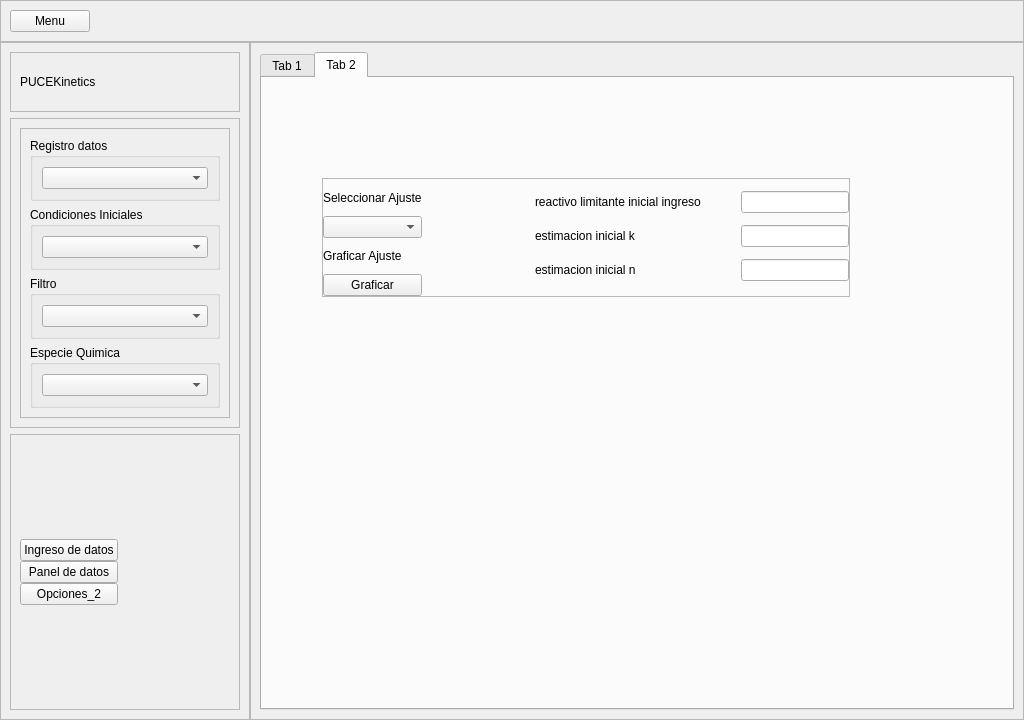
<?xml version="1.0" encoding="UTF-8"?>
<ui version="4.0">
 <class>MainWindow</class>
 <widget class="QMainWindow" name="MainWindow">
  <property name="geometry">
   <rect>
    <x>0</x>
    <y>0</y>
    <width>1024</width>
    <height>720</height>
   </rect>
  </property>
  <property name="windowTitle">
   <string>MainWindow</string>
  </property>
  <widget class="QWidget" name="centralwidget">
   <layout class="QVBoxLayout" name="verticalLayout">
    <property name="spacing">
     <number>0</number>
    </property>
    <property name="leftMargin">
     <number>0</number>
    </property>
    <property name="topMargin">
     <number>0</number>
    </property>
    <property name="rightMargin">
     <number>0</number>
    </property>
    <property name="bottomMargin">
     <number>0</number>
    </property>
    <item>
     <widget class="QFrame" name="panel_comando_superior">
      <property name="maximumSize">
       <size>
        <width>16777215</width>
        <height>60</height>
       </size>
      </property>
      <property name="styleSheet">
       <string notr="true">/*background-color: rgb(221, 221, 221);</string>
      </property>
      <property name="frameShape">
       <enum>QFrame::StyledPanel</enum>
      </property>
      <property name="frameShadow">
       <enum>QFrame::Raised</enum>
      </property>
      <layout class="QHBoxLayout" name="horizontalLayout_5">
       <item>
        <layout class="QHBoxLayout" name="horizontalLayout_4">
         <item>
          <widget class="QPushButton" name="menu_btn">
           <property name="text">
            <string>Menu</string>
           </property>
          </widget>
         </item>
         <item>
          <spacer name="horizontalSpacer_2">
           <property name="orientation">
            <enum>Qt::Horizontal</enum>
           </property>
           <property name="sizeHint" stdset="0">
            <size>
             <width>40</width>
             <height>20</height>
            </size>
           </property>
          </spacer>
         </item>
        </layout>
       </item>
      </layout>
     </widget>
    </item>
    <item>
     <widget class="QWidget" name="panel_contenido_principal" native="true">
      <layout class="QHBoxLayout" name="horizontalLayout">
       <property name="spacing">
        <number>0</number>
       </property>
       <property name="leftMargin">
        <number>0</number>
       </property>
       <property name="topMargin">
        <number>0</number>
       </property>
       <property name="rightMargin">
        <number>0</number>
       </property>
       <property name="bottomMargin">
        <number>0</number>
       </property>
       <item>
        <widget class="QFrame" name="menu_derecho">
         <property name="maximumSize">
          <size>
           <width>250</width>
           <height>16777215</height>
          </size>
         </property>
         <property name="styleSheet">
          <string notr="true">/*background-color: rgb(230, 230, 230);</string>
         </property>
         <property name="frameShape">
          <enum>QFrame::StyledPanel</enum>
         </property>
         <property name="frameShadow">
          <enum>QFrame::Raised</enum>
         </property>
         <layout class="QVBoxLayout" name="verticalLayout_7">
          <item>
           <widget class="QFrame" name="frame_4">
            <property name="maximumSize">
             <size>
              <width>16777215</width>
              <height>60</height>
             </size>
            </property>
            <property name="frameShape">
             <enum>QFrame::StyledPanel</enum>
            </property>
            <property name="frameShadow">
             <enum>QFrame::Raised</enum>
            </property>
            <layout class="QHBoxLayout" name="horizontalLayout_2">
             <item>
              <widget class="QLabel" name="label">
               <property name="maximumSize">
                <size>
                 <width>16777215</width>
                 <height>60</height>
                </size>
               </property>
               <property name="text">
                <string>PUCEKinetics</string>
               </property>
               <property name="textFormat">
                <enum>Qt::AutoText</enum>
               </property>
               <property name="scaledContents">
                <bool>false</bool>
               </property>
               <property name="wordWrap">
                <bool>false</bool>
               </property>
              </widget>
             </item>
            </layout>
           </widget>
          </item>
          <item>
           <widget class="QFrame" name="frame_3">
            <property name="frameShape">
             <enum>QFrame::StyledPanel</enum>
            </property>
            <property name="frameShadow">
             <enum>QFrame::Raised</enum>
            </property>
            <layout class="QVBoxLayout" name="verticalLayout_3">
             <item>
              <widget class="QFrame" name="frame_6">
               <property name="frameShape">
                <enum>QFrame::StyledPanel</enum>
               </property>
               <property name="frameShadow">
                <enum>QFrame::Raised</enum>
               </property>
               <layout class="QVBoxLayout" name="verticalLayout_9">
                <item>
                 <widget class="QGroupBox" name="groupBox">
                  <property name="title">
                   <string>Registro datos</string>
                  </property>
                  <layout class="QVBoxLayout" name="verticalLayout_8">
                   <item>
                    <widget class="QComboBox" name="registro_datos_box"/>
                   </item>
                  </layout>
                 </widget>
                </item>
                <item>
                 <widget class="QGroupBox" name="groupBox_2">
                  <property name="title">
                   <string>Condiciones Iniciales</string>
                  </property>
                  <layout class="QVBoxLayout" name="verticalLayout_12">
                   <item>
                    <widget class="QComboBox" name="condiciones_iniciales_box"/>
                   </item>
                  </layout>
                 </widget>
                </item>
                <item>
                 <widget class="QGroupBox" name="groupBox_3">
                  <property name="title">
                   <string>Filtro</string>
                  </property>
                  <layout class="QVBoxLayout" name="verticalLayout_13">
                   <item>
                    <widget class="QComboBox" name="filtro_datos_box"/>
                   </item>
                  </layout>
                 </widget>
                </item>
                <item>
                 <widget class="QGroupBox" name="groupBox_4">
                  <property name="title">
                   <string>Especie Quimica</string>
                  </property>
                  <layout class="QVBoxLayout" name="verticalLayout_16">
                   <item>
                    <widget class="QComboBox" name="filtro_datos_box_2"/>
                   </item>
                  </layout>
                 </widget>
                </item>
               </layout>
              </widget>
             </item>
            </layout>
           </widget>
          </item>
          <item>
           <widget class="QFrame" name="frame_7">
            <property name="frameShape">
             <enum>QFrame::StyledPanel</enum>
            </property>
            <property name="frameShadow">
             <enum>QFrame::Raised</enum>
            </property>
            <layout class="QVBoxLayout" name="verticalLayout_5">
             <item>
              <layout class="QHBoxLayout" name="horizontalLayout_3">
               <item>
                <layout class="QVBoxLayout" name="verticalLayout_4">
                 <property name="spacing">
                  <number>0</number>
                 </property>
                 <item>
                  <widget class="QPushButton" name="ingreso_datos_btn">
                   <property name="text">
                    <string>Ingreso de datos</string>
                   </property>
                  </widget>
                 </item>
                 <item>
                  <widget class="QPushButton" name="panel_datos_btn">
                   <property name="text">
                    <string>Panel de datos</string>
                   </property>
                  </widget>
                 </item>
                 <item>
                  <widget class="QPushButton" name="opcion_btn_3">
                   <property name="text">
                    <string>Opciones_2</string>
                   </property>
                  </widget>
                 </item>
                </layout>
               </item>
               <item>
                <spacer name="horizontalSpacer">
                 <property name="orientation">
                  <enum>Qt::Horizontal</enum>
                 </property>
                 <property name="sizeHint" stdset="0">
                  <size>
                   <width>40</width>
                   <height>20</height>
                  </size>
                 </property>
                </spacer>
               </item>
              </layout>
             </item>
            </layout>
           </widget>
          </item>
         </layout>
        </widget>
       </item>
       <item>
        <widget class="QFrame" name="panel_izquierdo">
         <property name="frameShape">
          <enum>QFrame::StyledPanel</enum>
         </property>
         <property name="frameShadow">
          <enum>QFrame::Raised</enum>
         </property>
         <layout class="QVBoxLayout" name="verticalLayout_6">
          <item>
           <widget class="QTabWidget" name="tabWidget">
            <property name="currentIndex">
             <number>1</number>
            </property>
            <widget class="QWidget" name="tab">
             <attribute name="title">
              <string>Tab 1</string>
             </attribute>
             <layout class="QHBoxLayout" name="horizontalLayout_7">
              <item>
               <widget class="QFrame" name="vista_previa_data">
                <property name="frameShape">
                 <enum>QFrame::StyledPanel</enum>
                </property>
                <property name="frameShadow">
                 <enum>QFrame::Raised</enum>
                </property>
                <layout class="QVBoxLayout" name="verticalLayout_10">
                 <property name="spacing">
                  <number>0</number>
                 </property>
                 <property name="leftMargin">
                  <number>0</number>
                 </property>
                 <property name="topMargin">
                  <number>0</number>
                 </property>
                 <property name="rightMargin">
                  <number>0</number>
                 </property>
                 <property name="bottomMargin">
                  <number>0</number>
                 </property>
                 <item>
                  <widget class="QFrame" name="grafico_frame">
                   <property name="minimumSize">
                    <size>
                     <width>200</width>
                     <height>200</height>
                    </size>
                   </property>
                   <property name="frameShape">
                    <enum>QFrame::StyledPanel</enum>
                   </property>
                   <property name="frameShadow">
                    <enum>QFrame::Raised</enum>
                   </property>
                   <layout class="QVBoxLayout" name="verticalLayout_2">
                    <property name="spacing">
                     <number>0</number>
                    </property>
                    <property name="leftMargin">
                     <number>0</number>
                    </property>
                    <property name="topMargin">
                     <number>0</number>
                    </property>
                    <property name="rightMargin">
                     <number>0</number>
                    </property>
                    <property name="bottomMargin">
                     <number>0</number>
                    </property>
                    <item>
                     <widget class="QLabel" name="label_3">
                      <property name="maximumSize">
                       <size>
                        <width>16777215</width>
                        <height>40</height>
                       </size>
                      </property>
                      <property name="text">
                       <string>Grafica de datos</string>
                      </property>
                     </widget>
                    </item>
                    <item>
                     <layout class="QVBoxLayout" name="vista_grafica">
                      <property name="spacing">
                       <number>0</number>
                      </property>
                     </layout>
                    </item>
                   </layout>
                  </widget>
                 </item>
                 <item>
                  <widget class="QTabWidget" name="tabWidget_2">
                   <property name="currentIndex">
                    <number>0</number>
                   </property>
                   <widget class="QWidget" name="datos_cineticos_tab">
                    <attribute name="title">
                     <string>Conjunto datos cinéticos</string>
                    </attribute>
                    <layout class="QHBoxLayout" name="horizontalLayout_6">
                     <item>
                      <widget class="QTableWidget" name="datos_cineticos_tabla">
                       <property name="focusPolicy">
                        <enum>Qt::NoFocus</enum>
                       </property>
                       <property name="showGrid">
                        <bool>false</bool>
                       </property>
                       <attribute name="horizontalHeaderMinimumSectionSize">
                        <number>50</number>
                       </attribute>
                       <attribute name="horizontalHeaderDefaultSectionSize">
                        <number>70</number>
                       </attribute>
                       <attribute name="horizontalHeaderStretchLastSection">
                        <bool>true</bool>
                       </attribute>
                       <attribute name="verticalHeaderVisible">
                        <bool>false</bool>
                       </attribute>
                       <column>
                        <property name="text">
                         <string>id</string>
                        </property>
                       </column>
                       <column>
                        <property name="text">
                         <string>tiempo</string>
                        </property>
                       </column>
                       <column>
                        <property name="text">
                         <string>concentracion</string>
                        </property>
                       </column>
                       <column>
                        <property name="text">
                         <string>otra_propiedad</string>
                        </property>
                       </column>
                       <column>
                        <property name="text">
                         <string>conversion_reactivo_limitante</string>
                        </property>
                       </column>
                       <column>
                        <property name="text">
                         <string>tipo_especie</string>
                        </property>
                       </column>
                       <column>
                        <property name="text">
                         <string>id_condiciones_iniciales</string>
                        </property>
                       </column>
                       <column>
                        <property name="text">
                         <string>nombre_data</string>
                        </property>
                       </column>
                       <column>
                        <property name="text">
                         <string>nombre_reaccion</string>
                        </property>
                       </column>
                       <column>
                        <property name="text">
                         <string>especie_quimica</string>
                        </property>
                       </column>
                      </widget>
                     </item>
                    </layout>
                   </widget>
                   <widget class="QWidget" name="reaccion_quimica_tab">
                    <attribute name="title">
                     <string>Reacción Química </string>
                    </attribute>
                    <layout class="QHBoxLayout" name="horizontalLayout_9">
                     <item>
                      <widget class="QTableWidget" name="reaccion_quimica_tabla">
                       <property name="focusPolicy">
                        <enum>Qt::NoFocus</enum>
                       </property>
                       <property name="showGrid">
                        <bool>false</bool>
                       </property>
                       <attribute name="horizontalHeaderMinimumSectionSize">
                        <number>50</number>
                       </attribute>
                       <attribute name="horizontalHeaderDefaultSectionSize">
                        <number>70</number>
                       </attribute>
                       <attribute name="horizontalHeaderStretchLastSection">
                        <bool>true</bool>
                       </attribute>
                       <attribute name="verticalHeaderVisible">
                        <bool>false</bool>
                       </attribute>
                       <column>
                        <property name="text">
                         <string>id</string>
                        </property>
                       </column>
                       <column>
                        <property name="text">
                         <string>especie_quimica</string>
                        </property>
                       </column>
                       <column>
                        <property name="text">
                         <string>formula</string>
                        </property>
                       </column>
                       <column>
                        <property name="text">
                         <string>coeficiente_estequiometrico</string>
                        </property>
                       </column>
                       <column>
                        <property name="text">
                         <string>detalle</string>
                        </property>
                       </column>
                       <column>
                        <property name="text">
                         <string>tipo_especie</string>
                        </property>
                       </column>
                       <column>
                        <property name="text">
                         <string>nombre_reaccion</string>
                        </property>
                       </column>
                      </widget>
                     </item>
                    </layout>
                   </widget>
                   <widget class="QWidget" name="condicione_iniciales">
                    <attribute name="title">
                     <string>Condiciones Iniciales</string>
                    </attribute>
                    <layout class="QVBoxLayout" name="verticalLayout_11">
                     <item>
                      <widget class="QTableWidget" name="condiciones_iniciales_tabla">
                       <property name="focusPolicy">
                        <enum>Qt::NoFocus</enum>
                       </property>
                       <property name="showGrid">
                        <bool>false</bool>
                       </property>
                       <attribute name="horizontalHeaderMinimumSectionSize">
                        <number>50</number>
                       </attribute>
                       <attribute name="horizontalHeaderDefaultSectionSize">
                        <number>70</number>
                       </attribute>
                       <attribute name="horizontalHeaderStretchLastSection">
                        <bool>true</bool>
                       </attribute>
                       <attribute name="verticalHeaderVisible">
                        <bool>false</bool>
                       </attribute>
                       <column>
                        <property name="text">
                         <string>id</string>
                        </property>
                       </column>
                       <column>
                        <property name="text">
                         <string>temperatura</string>
                        </property>
                       </column>
                       <column>
                        <property name="text">
                         <string>tiempo</string>
                        </property>
                       </column>
                       <column>
                        <property name="text">
                         <string>presion_total</string>
                        </property>
                       </column>
                       <column>
                        <property name="text">
                         <string>presion_parcial</string>
                        </property>
                       </column>
                       <column>
                        <property name="text">
                         <string>fraccion_molar</string>
                        </property>
                       </column>
                       <column>
                        <property name="text">
                         <string>especie_quimica</string>
                        </property>
                       </column>
                       <column>
                        <property name="text">
                         <string>tipo_especie</string>
                        </property>
                       </column>
                       <column>
                        <property name="text">
                         <string>detalle</string>
                        </property>
                       </column>
                       <column>
                        <property name="text">
                         <string>nombre_data</string>
                        </property>
                       </column>
                      </widget>
                     </item>
                    </layout>
                   </widget>
                  </widget>
                 </item>
                </layout>
               </widget>
              </item>
             </layout>
            </widget>
            <widget class="QWidget" name="tab_2">
             <attribute name="title">
              <string>Tab 2</string>
             </attribute>
             <widget class="QFrame" name="modelamiento">
              <property name="geometry">
               <rect>
                <x>60</x>
                <y>100</y>
                <width>528</width>
                <height>119</height>
               </rect>
              </property>
              <property name="frameShape">
               <enum>QFrame::StyledPanel</enum>
              </property>
              <property name="frameShadow">
               <enum>QFrame::Raised</enum>
              </property>
              <layout class="QHBoxLayout" name="horizontalLayout_14">
               <property name="spacing">
                <number>0</number>
               </property>
               <property name="leftMargin">
                <number>0</number>
               </property>
               <property name="topMargin">
                <number>0</number>
               </property>
               <property name="rightMargin">
                <number>0</number>
               </property>
               <property name="bottomMargin">
                <number>0</number>
               </property>
               <item>
                <layout class="QHBoxLayout" name="horizontalLayout_15">
                 <item>
                  <layout class="QVBoxLayout" name="verticalLayout_14">
                   <item>
                    <widget class="QLabel" name="label_8">
                     <property name="text">
                      <string>Seleccionar Ajuste</string>
                     </property>
                    </widget>
                   </item>
                   <item>
                    <widget class="QComboBox" name="ajustar_modelo_box"/>
                   </item>
                   <item>
                    <widget class="QLabel" name="label_9">
                     <property name="text">
                      <string>Graficar Ajuste</string>
                     </property>
                    </widget>
                   </item>
                   <item>
                    <widget class="QPushButton" name="graficar_btn">
                     <property name="text">
                      <string>Graficar</string>
                     </property>
                    </widget>
                   </item>
                  </layout>
                 </item>
                 <item>
                  <spacer name="horizontalSpacer_7">
                   <property name="orientation">
                    <enum>Qt::Horizontal</enum>
                   </property>
                   <property name="sizeHint" stdset="0">
                    <size>
                     <width>40</width>
                     <height>20</height>
                    </size>
                   </property>
                  </spacer>
                 </item>
                 <item>
                  <layout class="QVBoxLayout" name="verticalLayout_15">
                   <item>
                    <layout class="QHBoxLayout" name="horizontalLayout_16">
                     <item>
                      <widget class="QLabel" name="label_10">
                       <property name="text">
                        <string>reactivo limitante inicial ingreso</string>
                       </property>
                      </widget>
                     </item>
                     <item>
                      <spacer name="horizontalSpacer_8">
                       <property name="orientation">
                        <enum>Qt::Horizontal</enum>
                       </property>
                       <property name="sizeHint" stdset="0">
                        <size>
                         <width>40</width>
                         <height>20</height>
                        </size>
                       </property>
                      </spacer>
                     </item>
                     <item>
                      <widget class="QLineEdit" name="reactivo_limitante_inicial_edit">
                       <property name="tabletTracking">
                        <bool>false</bool>
                       </property>
                       <property name="contextMenuPolicy">
                        <enum>Qt::DefaultContextMenu</enum>
                       </property>
                       <property name="toolTip">
                        <string extracomment="comentario aquí"/>
                       </property>
                       <property name="statusTip">
                        <string extracomment="cometario 2 aquí"/>
                       </property>
                       <property name="whatsThis">
                        <string extracomment="cometario 3 aquí"/>
                       </property>
                       <property name="text">
                        <string/>
                       </property>
                      </widget>
                     </item>
                    </layout>
                   </item>
                   <item>
                    <layout class="QHBoxLayout" name="horizontalLayout_17">
                     <item>
                      <widget class="QLabel" name="label_11">
                       <property name="text">
                        <string>estimacion inicial k</string>
                       </property>
                      </widget>
                     </item>
                     <item>
                      <spacer name="horizontalSpacer_9">
                       <property name="orientation">
                        <enum>Qt::Horizontal</enum>
                       </property>
                       <property name="sizeHint" stdset="0">
                        <size>
                         <width>40</width>
                         <height>20</height>
                        </size>
                       </property>
                      </spacer>
                     </item>
                     <item>
                      <widget class="QLineEdit" name="estimacion_inicial_k_edit">
                       <property name="tabletTracking">
                        <bool>false</bool>
                       </property>
                       <property name="contextMenuPolicy">
                        <enum>Qt::DefaultContextMenu</enum>
                       </property>
                       <property name="toolTip">
                        <string extracomment="comentario aquí"/>
                       </property>
                       <property name="statusTip">
                        <string extracomment="cometario 2 aquí"/>
                       </property>
                       <property name="whatsThis">
                        <string extracomment="cometario 3 aquí"/>
                       </property>
                       <property name="text">
                        <string/>
                       </property>
                      </widget>
                     </item>
                    </layout>
                   </item>
                   <item>
                    <layout class="QHBoxLayout" name="horizontalLayout_18">
                     <item>
                      <widget class="QLabel" name="label_12">
                       <property name="text">
                        <string>estimacion inicial n</string>
                       </property>
                      </widget>
                     </item>
                     <item>
                      <spacer name="horizontalSpacer_10">
                       <property name="orientation">
                        <enum>Qt::Horizontal</enum>
                       </property>
                       <property name="sizeHint" stdset="0">
                        <size>
                         <width>40</width>
                         <height>20</height>
                        </size>
                       </property>
                      </spacer>
                     </item>
                     <item>
                      <widget class="QLineEdit" name="estimacion_inicial_n_edit">
                       <property name="tabletTracking">
                        <bool>false</bool>
                       </property>
                       <property name="contextMenuPolicy">
                        <enum>Qt::DefaultContextMenu</enum>
                       </property>
                       <property name="toolTip">
                        <string extracomment="comentario aquí"/>
                       </property>
                       <property name="statusTip">
                        <string extracomment="cometario 2 aquí"/>
                       </property>
                       <property name="whatsThis">
                        <string extracomment="cometario 3 aquí"/>
                       </property>
                       <property name="text">
                        <string/>
                       </property>
                      </widget>
                     </item>
                    </layout>
                   </item>
                  </layout>
                 </item>
                </layout>
               </item>
              </layout>
             </widget>
            </widget>
           </widget>
          </item>
         </layout>
        </widget>
       </item>
      </layout>
     </widget>
    </item>
   </layout>
  </widget>
 </widget>
 <resources/>
 <connections/>
</ui>
